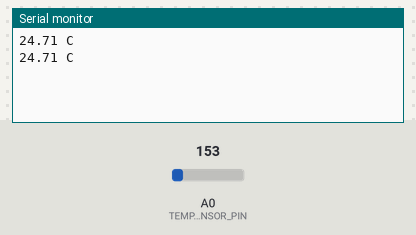
Simulated run of this sketch. Board: Arduino Uno, built with avr-gcc and run on an emulated ATmega328P. Shown: the last lines printed to the serial monitor. The test bench sets the inputs (shaded band); at power-on: A0 (TEMP_SENSOR_PIN) = 153.

Above: at 1.8 s.
1.9 s: A0 (TEMP_SENSOR_PIN) set to 165
At 2.8 s:
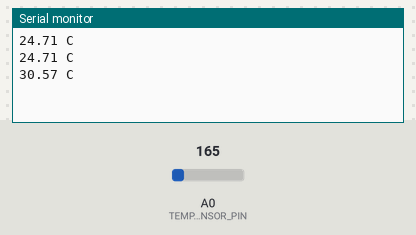
3.4 s: A0 (TEMP_SENSOR_PIN) set to 175
At 4.5 s:
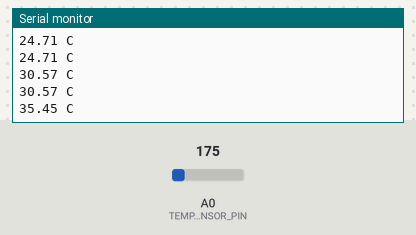
Timing chart, 0 to 6.4 s (numbered marks = the images above; inputs shaded):
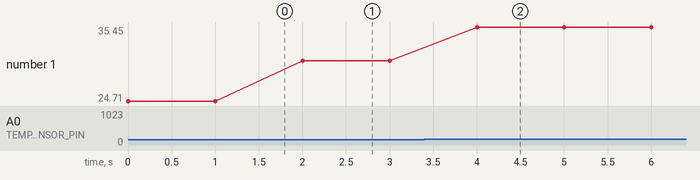

The sketch:

sensortest.ino
```cpp
const unsigned int TEMP_SENSOR_PIN = 0;
const float SUPPLY_VOLTAGE = 5.0;
const unsigned int BAUD_RATE = 9600;

void setup() {
  Serial.begin(BAUD_RATE);
}

void loop() {
  Serial.print(get_temperature());
  Serial.println(" C");
  delay(1000);
}

const float get_temperature() {
  const int sensor_voltage = analogRead(TEMP_SENSOR_PIN); // <label id="code.input.read_voltage"/>
  const float voltage = sensor_voltage * SUPPLY_VOLTAGE / 1024; // <label id="code.input.calc_voltage"/>
  return (voltage * 1000 - 500) / 10; // <label id="code.input.convert_voltage"/>
}
```

Measured:
- after the input at 1.9 s, the serial monitor: prints a new line after 0.10 s (image 1)
- after the input at 3.4 s, the serial monitor: prints a new line after 0.60 s (image 2)
- plotted number 1: 24.71 → 30.57 after the input at 1.9 s, 30.57 → 35.45 after the input at 3.4 s
